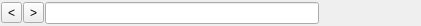
<?xml version="1.0" encoding="UTF-8"?>
<ui version="4.0">
 <class>TableSearchWidget</class>
 <widget class="QWidget" name="TableSearchWidget">
  <property name="geometry">
   <rect>
    <x>0</x>
    <y>0</y>
    <width>421</width>
    <height>26</height>
   </rect>
  </property>
  <property name="sizePolicy">
   <sizepolicy hsizetype="Preferred" vsizetype="Expanding">
    <horstretch>0</horstretch>
    <verstretch>0</verstretch>
   </sizepolicy>
  </property>
  <property name="windowTitle">
   <string>Form</string>
  </property>
  <property name="autoFillBackground">
   <bool>true</bool>
  </property>
  <layout class="QVBoxLayout" name="verticalLayout">
   <property name="spacing">
    <number>1</number>
   </property>
   <property name="leftMargin">
    <number>1</number>
   </property>
   <property name="topMargin">
    <number>1</number>
   </property>
   <property name="rightMargin">
    <number>1</number>
   </property>
   <property name="bottomMargin">
    <number>1</number>
   </property>
   <item>
    <layout class="QHBoxLayout" name="horizontalLayout">
     <property name="spacing">
      <number>1</number>
     </property>
     <property name="sizeConstraint">
      <enum>QLayout::SetDefaultConstraint</enum>
     </property>
     <property name="leftMargin">
      <number>0</number>
     </property>
     <property name="topMargin">
      <number>0</number>
     </property>
     <property name="rightMargin">
      <number>0</number>
     </property>
     <property name="bottomMargin">
      <number>0</number>
     </property>
     <item>
      <widget class="QToolButton" name="prevButton">
       <property name="text">
        <string>&lt;</string>
       </property>
      </widget>
     </item>
     <item>
      <widget class="QToolButton" name="nextButton">
       <property name="text">
        <string>&gt;</string>
       </property>
      </widget>
     </item>
     <item>
      <widget class="QLineEdit" name="searchEdit">
       <property name="clearButtonEnabled">
        <bool>true</bool>
       </property>
      </widget>
     </item>
     <item>
      <widget class="QLabel" name="label">
       <property name="minimumSize">
        <size>
         <width>100</width>
         <height>0</height>
        </size>
       </property>
       <property name="autoFillBackground">
        <bool>false</bool>
       </property>
       <property name="text">
        <string/>
       </property>
      </widget>
     </item>
    </layout>
   </item>
  </layout>
 </widget>
 <resources/>
 <connections/>
</ui>
